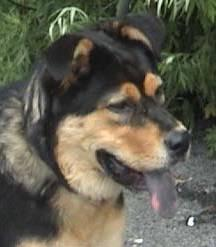
#> input picture dataset/train/dog/dog.101.jpg, 216 x 247 px, given in place of dog.1.jpg, which was not available
$ python BOW.py   (older library calls are emulated)
#> lines starting #> are read from the running program, lines starting #| are printed output that depends on the picture; pictures that were not available may be replaced by others from this repository, and a replacement may not be noted
# -*- coding: utf-8 -*-
'''
词袋模型BOW+SVM 目标识别
以狗和猫数据集二分类为例
如果是狗 返回True
如果是猫 返回False
'''
import numpy as np
import cv2

class BOW(object):

    def __init__(self, ):
        self.feature_detector = cv2.xfeatures2d.SIFT_create()  # 创建用于获取特征的sift对象
        self.descriptor_extractor = cv2.xfeatures2d.SIFT_create()  # 用于关键点描述符提取

    def path(self, cls, i):
        return '%s/%s/%s.%d.jpg' % (self.train_path, cls, cls, i + 1)  # 用于获取图片的完整路径

    def fit(self, train_path, k):
        '''
        训练函数
        输入：
            train_path：单张图片路经
            k：类簇的个数
        '''
        self.train_path = train_path
        # 创建BOW训练器，指定k-means参数k   把处理好的特征数据全部合并，利用聚类把特征词分为若干类，此若干类的数目由自己设定，每一类相当于一个视觉词汇
        bow_kmeans_trainer = cv2.BOWKMeansTrainer(k)
        pos = 'dog'
        neg = 'cat'
        length = 10  # 指定用于提取词汇字典的样本数
        for i in range(length):
            # 合并特征数据，从每类数据中获取length的数据，通过聚类创建视觉词汇
            bow_kmeans_trainer.add(self.sift_descriptor_extractor(self.path(pos, i)))
            bow_kmeans_trainer.add(self.sift_descriptor_extractor(self.path(neg, i)))
        voc = bow_kmeans_trainer.cluster() # 进行k-means聚类，返回词汇字典 也就是聚类中心
        # print(type(voc), voc.shape) # 输出词汇字典  <class 'numpy.ndarray'> (40, 128)，其中k=40

        # FLANN快速最近邻搜索包  参数algorithm用来指定匹配所使用的算法，这里选择的是KTreeIndex(使用kd树实现最近邻搜索)
        flann_params = dict(algorithm=1, tree=5)
        flann = cv2.FlannBasedMatcher(flann_params, {})

        # 初始化bow提取器(设置词汇字典),用于提取每一张图像的BOW特征描述
        self.bow_img_descriptor_extractor = cv2.BOWImgDescriptorExtractor(self.descriptor_extractor, flann)
        self.bow_img_descriptor_extractor.setVocabulary(voc)
        traindata, trainlabels = [], []  # 创建两个数组，分别对应训练数据和标签，并用BOWImgDescriptorExtractor产生的描述符填充
        for i in range(400):
            # 这里取800张图像做训练
            traindata.extend(self.bow_descriptor_extractor(self.path(pos, i)))
            trainlabels.append(1)  # 按照下面的方法生成相应的正负样本图片的标签 1：正匹配  -1：负匹配
            traindata.extend(self.bow_descriptor_extractor(self.path(neg, i)))
            trainlabels.append(-1)
        self.svm = cv2.ml.SVM_create()  # 创建一个SVM对象
        self.svm.setType(cv2.ml.SVM_C_SVC)
        self.svm.setGamma(0.5)
        self.svm.setC(30)
        self.svm.setKernel(cv2.ml.SVM_RBF)
        self.svm.train(np.array(traindata), cv2.ml.ROW_SAMPLE, np.array(trainlabels))  # 以行计数进行训练

    def predict(self, img_path):
        data = self.bow_descriptor_extractor(img_path) # 提取图片的BOW特征描述
        res = self.svm.predict(data)
        print(img_path, '\t', res[1][0][0])
        if res[1][0][0] == 1.0:
            return True  # 如果是狗 返回True
        else:
            return False  # 如果是猫，返回False

    def sift_descriptor_extractor(self, img_path):
        # 特征提取：提取数据集中每幅图像的特征点，然后提取特征描述符，形成特征数据(如：SIFT或者SURF方法)；
#> called with img_path = './dataset/train/dog/dog.1.jpg'
        im = cv2.imread(img_path, 0)  # flag=0，8位深度，1通道
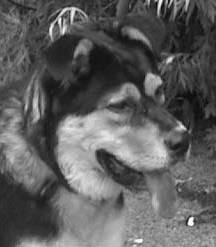
#> im: shape (247, 216); min 1, max 255, mean 93.7
        return self.descriptor_extractor.compute(im, self.feature_detector.detect(im))[1]
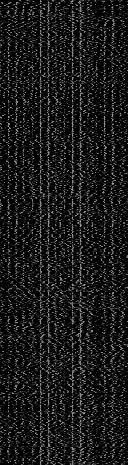
#> returned value: shape (465, 128) float32; min 0, max 175, mean 26.5

    def bow_descriptor_extractor(self, img_path):
        # 提取图像的BOW特征描述(即利用视觉词袋量化图像特征)
        im = cv2.imread(img_path, 0)
        return self.bow_img_descriptor_extractor.compute(im, self.feature_detector.detect(im))


if __name__ == '__main__':
    test_samples = 100  # 测试样本数量，测试结果
    test_results = np.zeros(test_samples, dtype=np.bool)
    train_path = './dataset/train' # 训练集图片路径  狗和猫两类  进行训练
    bow = BOW()
    bow.fit(train_path, 40)
#> call 2 of sift_descriptor_extractor, with img_path = './dataset/train/cat/cat.1.jpg'
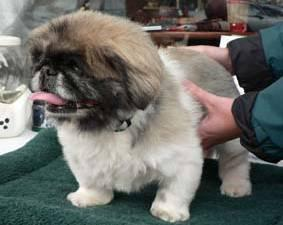
#> input picture dataset/train/dog/dog.108.jpg, 283 x 225 px, given in place of cat.1.jpg, which was not available
#> in sift_descriptor_extractor (call 2), `im = cv2.imread(img_path, 0)`:
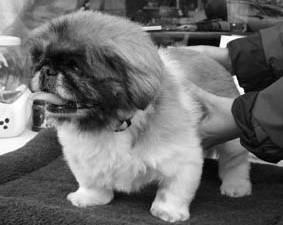
#> im: shape (225, 283); min 0, max 255, mean 107.3
#> in sift_descriptor_extractor (call 2), `return self.descriptor_extractor.compute(im, self.feature_detector.det..`:
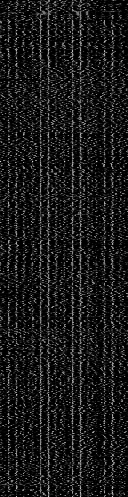
#> returned value: shape (497, 128) float32; min 0, max 210, mean 25.1
#> (the run stopped early here; a loop or call above may not have finished)
